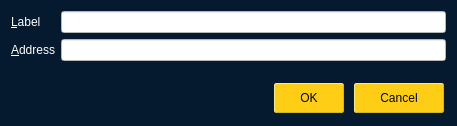
<?xml version="1.0" encoding="UTF-8"?>
<ui version="4.0">
 <class>EditAddressDialog</class>
 <widget class="QDialog" name="EditAddressDialog">
  <property name="geometry">
   <rect>
    <x>0</x>
    <y>0</y>
    <width>457</width>
    <height>126</height>
   </rect>
  </property>
  <property name="windowTitle">
   <string>Edit Address</string>
  </property>
  <property name="styleSheet">
   <string notr="true">background-color: rgb(5, 26, 47);
color: black;</string>
  </property>
  <layout class="QVBoxLayout" name="verticalLayout">
   <item>
    <layout class="QFormLayout" name="formLayout">
     <property name="fieldGrowthPolicy">
      <enum>QFormLayout::AllNonFixedFieldsGrow</enum>
     </property>
     <item row="0" column="0">
      <widget class="QLabel" name="label">
       <property name="styleSheet">
        <string notr="true">background: transparent;
color:white;</string>
       </property>
       <property name="text">
        <string>&amp;Label</string>
       </property>
       <property name="buddy">
        <cstring>labelEdit</cstring>
       </property>
      </widget>
     </item>
     <item row="0" column="1">
      <widget class="QLineEdit" name="labelEdit">
       <property name="toolTip">
        <string>The label associated with this address list entry</string>
       </property>
       <property name="styleSheet">
        <string notr="true">background: white;
color:black;</string>
       </property>
      </widget>
     </item>
     <item row="1" column="0">
      <widget class="QLabel" name="label_2">
       <property name="styleSheet">
        <string notr="true">background: transparent;
color:white;</string>
       </property>
       <property name="text">
        <string>&amp;Address</string>
       </property>
       <property name="buddy">
        <cstring>addressEdit</cstring>
       </property>
      </widget>
     </item>
     <item row="1" column="1">
      <widget class="QValidatedLineEdit" name="addressEdit">
       <property name="toolTip">
        <string>The address associated with this address list entry. This can only be modified for sending addresses.</string>
       </property>
       <property name="styleSheet">
        <string notr="true">background: white;
color:black;</string>
       </property>
      </widget>
     </item>
    </layout>
   </item>
   <item>
    <widget class="QDialogButtonBox" name="buttonBox">
     <property name="styleSheet">
      <string notr="true">QPushButton { /* Global Button Style */
	background-color: rgb(254, 206, 23);
	border-width: 1px;
	border-style: outset;
	border-color: #cbb62f;
	border-radius: 2px;
	color:#000000;
	font-size:12px;
	font-weight:normal;
	padding-left:25px;
	padding-right:25px;
	padding-top:1px;
	padding-bottom:1px;
	height: 26px;
	margin: 2px;
}
QPushButton:hover {
		background-color: rgb(206, 163, 153);
}

QPushButton:pressed {
	background-color: rgb(170, 255, 255);
	border:1px solid #000000;
}</string>
     </property>
     <property name="orientation">
      <enum>Qt::Horizontal</enum>
     </property>
     <property name="standardButtons">
      <set>QDialogButtonBox::Cancel|QDialogButtonBox::Ok</set>
     </property>
    </widget>
   </item>
  </layout>
 </widget>
 <customwidgets>
  <customwidget>
   <class>QValidatedLineEdit</class>
   <extends>QLineEdit</extends>
   <header>qvalidatedlineedit.h</header>
  </customwidget>
 </customwidgets>
 <resources/>
 <connections>
  <connection>
   <sender>buttonBox</sender>
   <signal>accepted()</signal>
   <receiver>EditAddressDialog</receiver>
   <slot>accept()</slot>
   <hints>
    <hint type="sourcelabel">
     <x>20</x>
     <y>20</y>
    </hint>
    <hint type="destinationlabel">
     <x>20</x>
     <y>20</y>
    </hint>
   </hints>
  </connection>
  <connection>
   <sender>buttonBox</sender>
   <signal>rejected()</signal>
   <receiver>EditAddressDialog</receiver>
   <slot>reject()</slot>
   <hints>
    <hint type="sourcelabel">
     <x>20</x>
     <y>20</y>
    </hint>
    <hint type="destinationlabel">
     <x>20</x>
     <y>20</y>
    </hint>
   </hints>
  </connection>
 </connections>
</ui>
